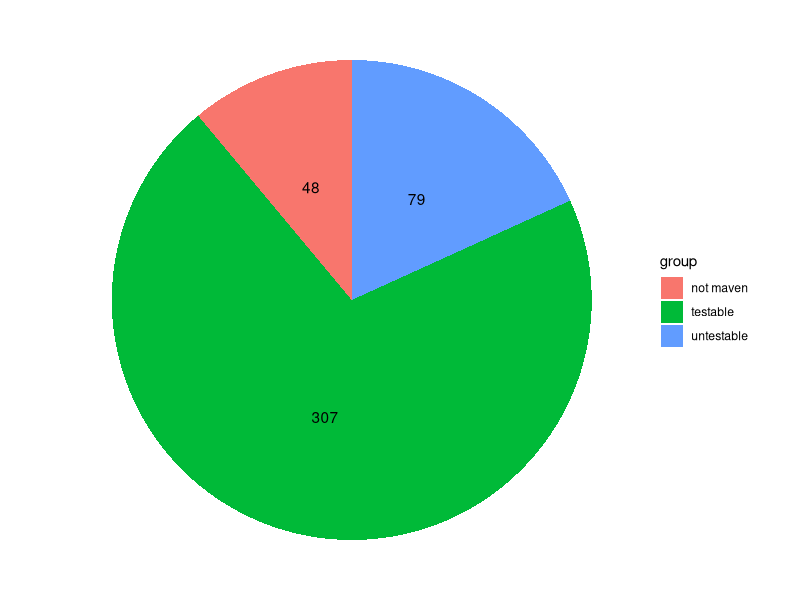

Here is the R script that generated this plot:
library("dplyr")
library("ggplot2")

df <- read.csv("gen/selection.csv")
pdf("out/subjs.pdf", width = 2.8, height = 2)

df <- summarise(group_by(df, group), length = length(group)) 
ggplot(df, aes(x = factor(1), y = length, fill = group)) +
    theme_void() +
    geom_bar(stat = "identity", width = 1) +
    geom_text(aes(label = length), position = position_stack(vjust = 0.5)) +
    coord_polar("y")

